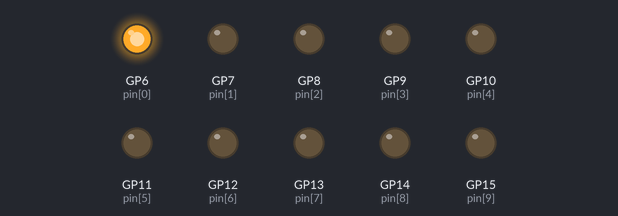
The program below on a simulated Raspberry Pi Pico running MicroPython. Parts: output pins drawn as LEDs (lit = HIGH).

Above: at 0.1 s.
At 0.7 s:
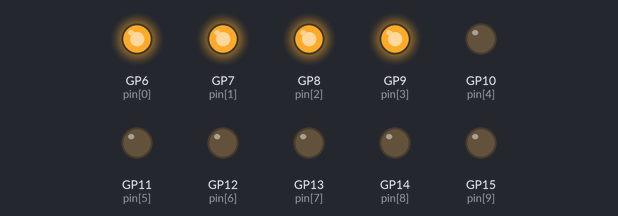
At 1.3 s:
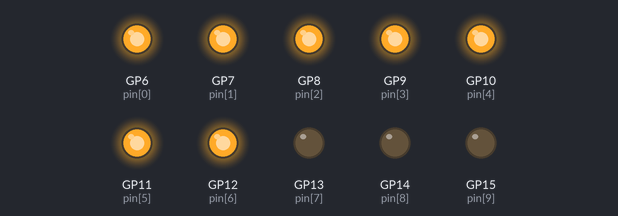
At 2.5 s:
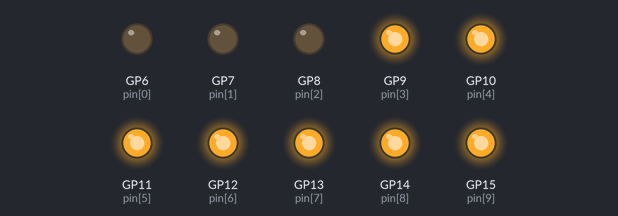
At 3.7 s:
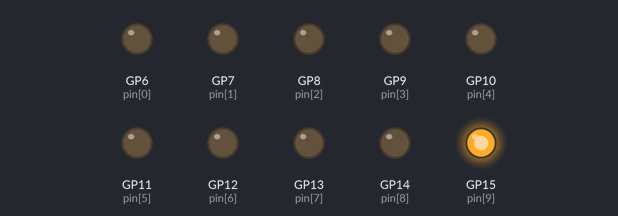
At 4.9 s:
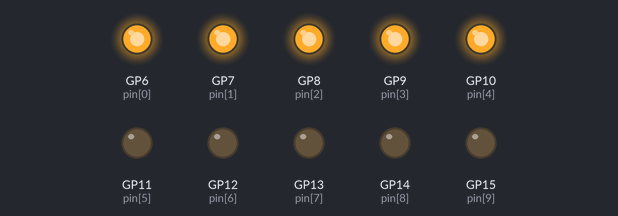
Timing chart, 0 to 5.2 s (numbered marks = the images above):
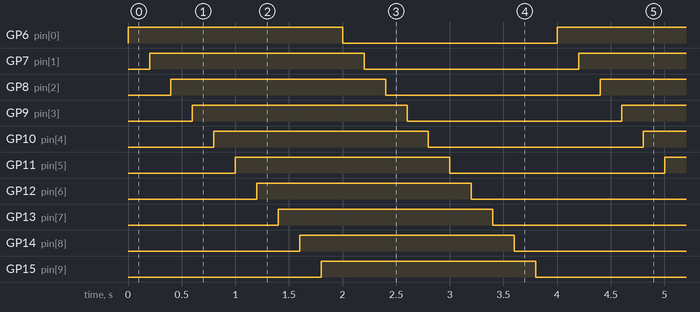

Measured:
- by itself, GP6 (pin[0]), GP7 (pin[1]), GP8 (pin[2]), GP9 (pin[3]), GP10 (pin[4]), GP11 (pin[5]), GP12 (pin[6]), GP13 (pin[7]), GP14 (pin[8]), GP15 (pin[9]): alternates HIGH for 2.0 s and LOW for 2.0 s
- by itself, everything shown: repeats every 4.0 s, in 20 steps

The program:

2.2_display_the_level.py
```python
import machine
import utime

pin = [6,7,8,9,10,11,12,13,14,15]
led= []
for i in range(10):
    led.append(None)
    led[i] = machine.Pin(pin[i], machine.Pin.OUT)

while True:
    for i in range(10):
        led[i].toggle()
        utime.sleep(0.2)
```
